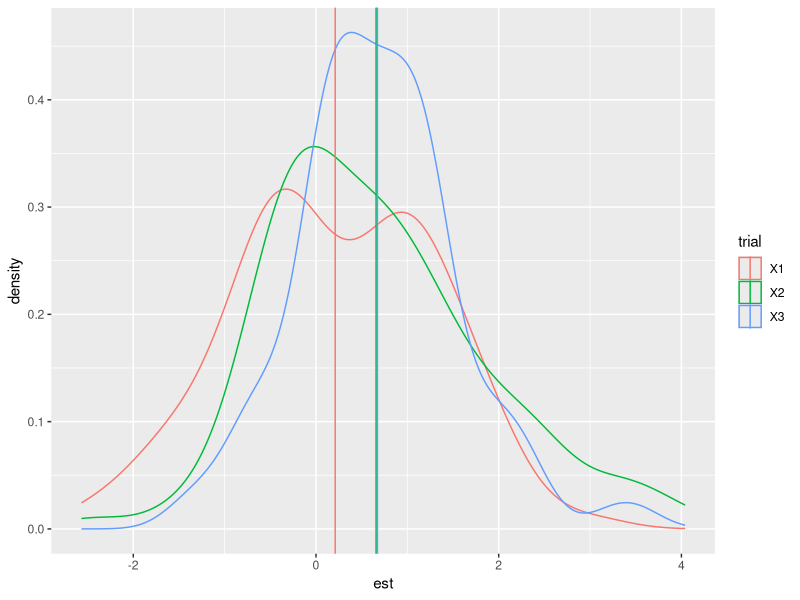

Generate this figure with R: (Note: this script raises an error after producing the figure.)
## ---- chunk 1
knitr::opts_chunk$set(echo = TRUE)
## ---- chunk 2
library(tidyverse)
## ---- chunk 3
gen.mod <- function(n=100, b0=2, b1=3, sd.err=1){predictor<-runif(n)-0.5
response <- b0+b1*predictor+rnorm(n, mean= 0,sd= sd.err)
return(data.frame(response = response, predictor = predictor))}
## ---- chunk 4
n.times <- 100
n <- c(10,15,20)
b1 <- c(0.2,0.5,0.8,1)
sd.err <- c(0.5,1,1.5,2)

est.df <- matrix(nrow=n.times,ncol=3,NA)


for (i in 1:n.times) { m1 <- lm(response ~ predictor, data=gen.mod (n=10, b0=2, b1= 0.2, sd.err= 1))
est.df[i,1] <- summary(m1)$coefficients["predictor","t value"]
m1 <- lm(response ~ predictor, data=gen.mod (n=15,b0=2, b1=0.5, sd.err=1))
est.df[i,2] <- summary(m1)$coefficients["predictor","t value"]
m1 <- lm(response ~ predictor, data=gen.mod(n=20,b0=4, b1=0.8, sd.err=1.5))
est.df[i,3] <- summary(m1)$coefficients["predictor","t value"]}

est.df <- data.frame(est.df)




## ---- chunk 5
summary(m1)$coefficients["predictor", ]
## ---- chunk 6
est.df <- gather(est.df,value="est",key="trial")
est.df$trial <- factor(est.df$trial)

est.sum.df <- group_by(est.df,trial) %>% summarize(mn.est=mean(est))

p <- ggplot(aes(est,group=trial, col=trial), data=est.df)
p+geom_density()+geom_vline(data=est.sum.df,aes(xintercept=mn.est,col=trial))
## ---- chunk 7
n.times <- 100
n <- c(10,15,20,25)
b1 <- c(0.2,0.5,0.8,1)
sd.err <- c(0.5,1,1.5,2)

## pdt -- you actually want an empty data frame
est.df<- NULL ## an empty vector

## pdt: in here, you need to think a bit more about what you want est.df
## to look like. You are varying several different inputs into the 
## model, and so you want to track those somehow ... 

for(i in 1:4) {
  a <- n[i]
  for(k in 1:4) {
    b <- b1[k]
    for(z in 1:4) { c <- sd.err[z]
      for(j in 1:100){
           m1 <- lm(response ~ predictor, data=gen.mod(n[i],b0=1,b1[k],sd.err[z]))
           est.df[j,4]<-summary(m1)$coefficients["predictor","Estimate"]}}}}

est.df <- data.frame(est.df)

##split est.df into a data frame in long format

est.df <- gather(est.df,value="est",key="trial")

est.df$trial <- factor(est.df$trial)

est.sum.df <- group_by(est.df,trial) %>% summarize(mn.est = mean(est))

p<- ggplot(aes(est,group=trial,col=trial), data=est.df)

p+geom_density()+geom_vline(data=est.sum.df,aes(xintercept=mn.est,col=trial))





## ---- chunk 8
est.df <- gather(est.df,value="est",key="trial")
est.df$trial <- factor(est.df$trial)

est.sum.df <- group_by(est.df,trial) %>% summarize(mn.est=mean(est))

p <- ggplot(aes(est,group=trial,col=trial),data=est.df)
p+geom_density()+geom_vline(data=est.sum.df,aes(xintercept=mn.est,col=trial))
## ---- chunk 9

gen.df2 <- function(n=100,b0=0,b1=0,sd.err=1){
  predictor <- runif(n)-0.5
  response <- b0+b1 * predictor+rnorm(n,mean=0,sd=sd.err)
}



n.times <- 100
n <- c(10,15,20,25)
b1 <- c(0)
sd.err <- c(0.5,1,1.5,2)

test.df2 <- expand.grid(n.times=n.times,n=n,b1=b1,sd.err=sd.err)

for(i in 1:length(test.df$n.times)){
  tmp.df <- gen.df(n=test.df$n[i],b0=0,b1=test.df2$b1[i],sd.err=test.df2$sd.err[i])
  temp.lm2<- lm(response~predictor,data=tempdf2)
  test.df2$pval[i] <- summary(tmp.lm2)$coefficients["predictor","Pr(>|t|"]
}





## ---- chunk 10
p2<- ggplot(data=test.df2,aes(pval,group=n,col=n))
p2 + geom_density()+facet_grid(~sd.err)

## ---- chunk 11
pvalues <- which(test.df2$pval <=0.05)
tabulate(pvalues)
## ---- chunk 12
